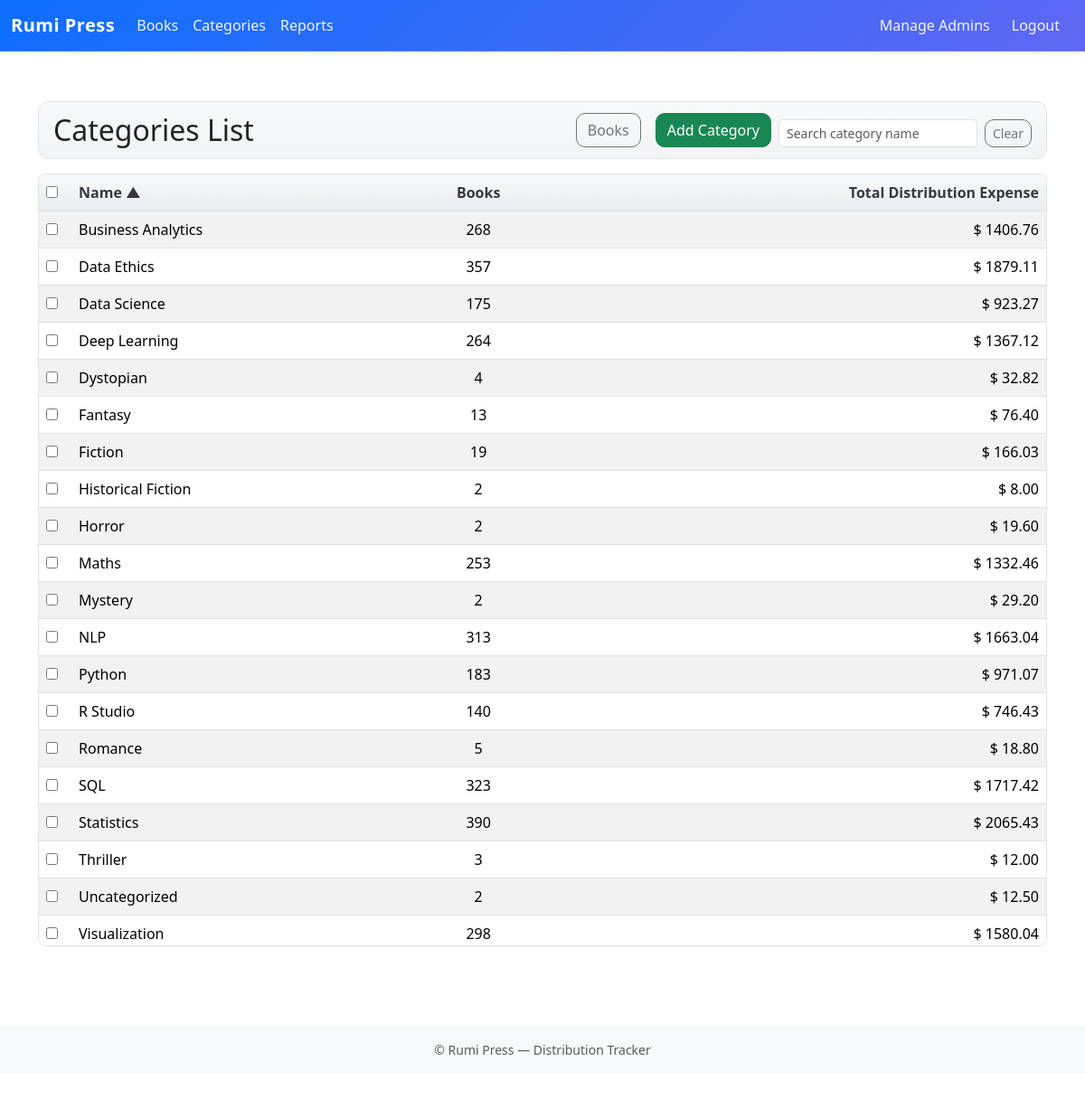
Screenshot of /distribution/categories/ (signed in) with the database file from the repository.
### distribution/models.py (models this page shows, shortened)
class Category(models.Model):
    name = models.CharField(max_length=100, unique=True)
    description = models.TextField(blank=True)
    created_by = models.ForeignKey(settings.AUTH_USER_MODEL, null=True, blank=True, on_delete=models.SET_NULL)
    class Meta:
        ordering = ['name']
        verbose_name_plural = "Categories"

### distribution/views.py (the view)
# urls.py: path('categories/', views.CategoryListView.as_view(), name='category_list'),
class CategoryListView(LoginRequiredMixin, AuditLoggingMixin, ListView):
    model = Category
    template_name = 'distribution/category_list.html'
    context_object_name = 'categories'
    paginate_by = 20
    def get_queryset(self):
        sort = self.request.GET.get('sort', 'name')
        direction = self.request.GET.get('dir', 'asc')
        q = self.request.GET.get('q')
        qs = (
            Category.objects
            .annotate(
                books_count=Count('books', distinct=True),
                total_expense=Coalesce(
                    Sum('books__distribution_expenses', output_field=DecimalField()),
                    Value(0),
                    output_field=DecimalField()
                )
            )
        )
        if q:
            qs = qs.filter(Q(name__icontains=q))
        sort_map = {
            'name': 'name',
            'books_count': 'books_count',
            'total_expense': 'total_expense',
        }
        order_field = sort_map.get(sort, 'name')
        order_by = order_field if direction != 'desc' else f'-{order_field}'
        return qs.order_by(order_by)
    def get_context_data(self, **kwargs):
        ctx = super().get_context_data(**kwargs)
        qs = self.request.GET.copy()
        qs.pop('page', None)
        ctx['querystring'] = qs.urlencode()
        ctx['sort'] = self.request.GET.get('sort', 'name')
        ctx['dir'] = self.request.GET.get('dir', 'asc')
        ctx['filters'] = {
            'q': self.request.GET.get('q', ''),
        }
        return ctx

### accounts/context_processors.py (called while the page is built)
def is_admin_flag(request):
    try:
        return { 'is_admin': is_admin(request.user) }
    except Exception:
        return { 'is_admin': False }

### accounts/mixins.py (called while the page is built)
def is_admin(user) -> bool:
    return user.is_authenticated and user.groups.filter(name="Admin").exists()

    def dispatch(self, request, *args, **kwargs):
        response = super().dispatch(request, *args, **kwargs)
        try:
            if request.user.is_authenticated and is_admin(request.user):
                action = "read" if request.method == "GET" else "update"
                model = self.model.__name__ if hasattr(self, "model") else self.__class__.__name__
                obj_id = ""
                if hasattr(self, "object") and getattr(self, "object", None):
                    obj_id = str(self.object.pk)
                AuditLog.objects.create(
                    actor=request.user,
                    action=action,
                    model=model,
                    object_id=obj_id,
                    details=f"path={request.path} method={request.method}",
                )
        except Exception:
            pass
        return response

### distribution/templates/distribution/category_list.html (shortened to what this page needs)
{% extends "base.html" %}
{% block content %}
<div class="container mt-4">
  <div class="d-flex justify-content-between align-items-center mb-3 rp-page-header">
    <h2 class="mb-0">Categories List</h2>
    <div class="d-flex flex-wrap align-items-end gap-2">
      <a href="{% url 'distribution:book_list' %}" class="btn btn-outline-secondary me-2">Books</a>
      <a href="{% url 'distribution:category_add' %}" class="btn btn-success">Add Category</a>
      <form id="catFiltersForm" method="get" class="d-flex align-items-center gap-2 mb-0">
        <input type="text" name="q" value="{{ filters.q }}" class="form-control form-control-sm" placeholder="Search category name" />
        <button id="catClearFilters" class="btn btn-outline-secondary btn-sm" type="button">Clear</button>
      </form>
    </div>
  </div>
  <form id="catBulkForm" method="post" action="{% url 'distribution:category_bulk_delete' %}" class="mb-2">
  <div class="table-responsive rp-table-wrap">
    <table class="table table-striped table-hover align-middle rp-table">
      <thead class="table-light" id="catsHead" data-sort="{{ sort }}" data-dir="{{ dir }}">
        <tr>
          <th style="width:36px;"><input type="checkbox" id="selectAllCats" /></th>
          <th>
            <a href="?sort=name&dir={% if sort == 'name' and dir == 'asc' %}desc{% else %}asc{% endif %}" class="sort-link text-decoration-none text-reset">
              Name
              {% if sort == 'name' %}<span class="sort-ind">{% if dir == 'asc' %}▲{% else %}▼{% endif %}</span>{% endif %}
            </a>
          </th>
          <th class="text-center">
            <a href="?sort=books_count&dir={% if sort == 'books_count' and dir == 'asc' %}desc{% else %}asc{% endif %}" class="sort-link text-decoration-none text-reset">
              Books
            </a>
          </th>
          <th class="text-end">
            <a href="?sort=total_expense&dir={% if sort == 'total_expense' and dir == 'asc' %}desc{% else %}asc{% endif %}" class="sort-link text-decoration-none text-reset">
              Total Distribution Expense
            </a>
          </th>
        </tr>
      </thead>
      <tbody id="catsRows">
        {% for cat in categories %}
        <tr>
          <td><input type="checkbox" name="selected" value="{{ cat.pk }}" class="row-check" /></td>
          <td>
            <a href="{% url 'distribution:category_edit' cat.pk %}" class="text-decoration-none text-reset">{{ cat.name }}</a>
          </td>
          <td class="text-center">{{ cat.books_count }}</td>
          <td class="text-end">$ {{ cat.total_expense|floatformat:2 }}</td>
        </tr>
        {% empty %}
        <tr>
          <td colspan="4" class="text-center text-muted">No categories found.</td>
        </tr>
        {% endfor %}
      </tbody>
    </table>
  </div>
  </form>
</div>
{% endblock %}

### rumipress/templates/base.html (shortened to what this page needs)
<!doctype html>
<html lang="en">
<head>
  <link href="https://cdn.jsdelivr.net/npm/bootstrap@5.3.2/dist/css/bootstrap.min.css" rel="stylesheet">
  {% load static %}
  <link rel="stylesheet" href="{% static 'distribution/css/site.css' %}?v=20251119">
</head>
<body>
  {% block navbar %}
  <nav class="navbar navbar-expand-lg navbar-dark bg-primary fixed-top shadow-sm rp-navbar">
    <div class="container-fluid">
      <a class="navbar-brand" href="{% url 'home' %}">Rumi Press</a>
      <div class="collapse navbar-collapse" id="navMain">
        <ul class="navbar-nav me-auto mb-2 mb-lg-0">
          <li class="nav-item"><a class="nav-link" href="{% url 'distribution:book_list' %}">Books</a></li>
          <li class="nav-item"><a class="nav-link" href="{% url 'distribution:category_list' %}">Categories</a></li>
          <li class="nav-item"><a class="nav-link" href="{% url 'distribution:expenses_report' %}">Reports</a></li>
        </ul>
        <ul class="navbar-nav ms-auto">
          {% if user.is_authenticated %}
            {% if user.is_superuser %}
              <li class="nav-item"><a class="nav-link" href="{% url 'accounts:create_admin' %}">Manage Admins</a></li>
            {% endif %}
            <li class="nav-item">
              <form method="post" action="{% url 'logout_redirect' %}" class="d-inline">
                <button type="submit" class="nav-link btn btn-link">Logout</button>
              </form>
            </li>
          {% else %}
            <li class="nav-item"><a class="nav-link" href="{% url 'login' %}">Login</a></li>
          {% endif %}
        </ul>
      </div>
    </div>
  </nav>
  {% endblock %}
  <main class="container rp-main">
    {% block content %}{% endblock %}
  </main>
  <footer class="bg-light text-muted mt-5 py-3">
    <div class="container text-center small">
      © {{ now|date:"Y" }} Rumi Press — Distribution Tracker
    </div>
  </footer>
</body>
</html>

### distribution/static/distribution/css/site.css (style rules this page uses)
:root { --rp-accent: #0d6efd; --rp-border: #dee2e6; --rp-muted: #6c757d; }
main.container { max-width: 1180px; }
.rp-table-wrap { position: relative; border: 1px solid var(--rp-border); border-radius: .5rem; }
.table-responsive.rp-table-wrap { max-height: 60vh; overflow: auto; }
table.rp-table thead th { position: sticky; top: 0; background: linear-gradient(180deg,#f8f9fa,#e9ecef); color: #343a40; border-bottom: 1px solid var(--rp-border); z-index: 2; }
table.rp-table { border-collapse: separate; border-spacing: 0; }
table.rp-table td, table.rp-table th { vertical-align: middle; }
table.rp-table td.text-end { font-variant-numeric: tabular-nums; }
table.rp-table a { color: #212529; text-decoration: none; }
.rp-navbar { background: linear-gradient(135deg, rgba(13,110,253,.95), rgba(99,102,241,.95)); backdrop-filter: saturate(140%) blur(6px); border-bottom: 1px solid rgba(255,255,255,.15); }
.rp-navbar .navbar-brand { font-weight:700; letter-spacing:.5px; }
.rp-navbar .nav-link { color: rgba(255,255,255,.92); transition: color .15s ease, opacity .15s ease; }
.rp-navbar .btn.btn-link.nav-link { color: rgba(255,255,255,.92); }
.rp-navbar .navbar-nav .btn.nav-link { padding:.5rem 1rem; line-height:1.5; background:transparent; border:0; }
.rp-main { padding-top: 1rem; padding-bottom: 2rem; }
.rp-main .btn { border-radius: 10px; }
.rp-page-header { padding:.75rem 1rem; border:1px solid var(--rp-border); border-radius:.75rem; background: linear-gradient(180deg,#f8f9fb,#f1f3f5); }

### rumipress/templates/base.html (style rules this page uses)
body { padding-top:72px; }

### rows the page displays
Category: name "Business Analytics", books_count "268", total_expense "1406.76"
Category: name "Data Ethics", books_count "357", total_expense "1879.11"
Category: name "Data Science", books_count "175", total_expense "923.27"
Category: name "Deep Learning", books_count "264", total_expense "1367.12"
Category: name "Dystopian", books_count "4", total_expense "32.82"
Category: name "Fantasy", books_count "13", total_expense "76.40"
Category: name "Fiction", books_count "19", total_expense "166.03"
Category: name "Historical Fiction", books_count "2", total_expense "8.00"
Category: name "Horror", books_count "2", total_expense "19.60"
Category: name "Maths", books_count "253", total_expense "1332.46"
Category: name "Mystery", books_count "2", total_expense "29.20"
Category: name "NLP", books_count "313", total_expense "1663.04"
Category: name "Python", books_count "183", total_expense "971.07"
Category: name "R Studio", books_count "140", total_expense "746.43"
Category: name "Romance", books_count "5", total_expense "18.80"
Category: name "SQL", books_count "323", total_expense "1717.42"
Category: name "Statistics", books_count "390", total_expense "2065.43"
Category: name "Thriller", books_count "3", total_expense "12.00"
Category: name "Uncategorized", books_count "2", total_expense "12.50"
Category: name "Visualization", books_count "298", total_expense "1580.04"
